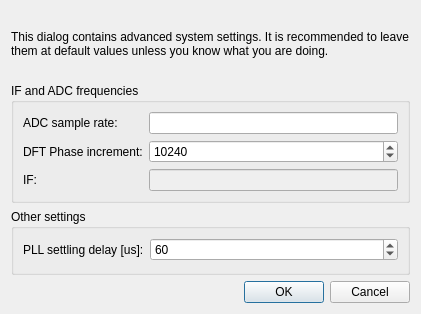
<?xml version="1.0" encoding="UTF-8"?>
<ui version="4.0">
 <class>DeviceConfigurationDialogVD0</class>
 <widget class="QDialog" name="DeviceConfigurationDialogVD0">
  <property name="geometry">
   <rect>
    <x>0</x>
    <y>0</y>
    <width>421</width>
    <height>314</height>
   </rect>
  </property>
  <property name="windowTitle">
   <string>Device Configuration</string>
  </property>
  <layout class="QVBoxLayout" name="verticalLayout">
   <item>
    <widget class="QLabel" name="label_2">
     <property name="text">
      <string>This dialog contains advanced system settings. It is recommended to leave them at default values unless you know what you are doing.</string>
     </property>
     <property name="wordWrap">
      <bool>true</bool>
     </property>
    </widget>
   </item>
   <item>
    <widget class="QGroupBox" name="groupBox_15">
     <property name="title">
      <string>IF and ADC frequencies</string>
     </property>
     <layout class="QVBoxLayout" name="verticalLayout_5">
      <item>
       <layout class="QFormLayout" name="formLayout">
        <item row="0" column="0">
         <widget class="QLabel" name="label_31">
          <property name="text">
           <string>ADC sample rate:</string>
          </property>
         </widget>
        </item>
        <item row="0" column="1">
         <widget class="SIUnitEdit" name="ADCRate">
          <property name="enabled">
           <bool>true</bool>
          </property>
         </widget>
        </item>
        <item row="1" column="0">
         <widget class="QLabel" name="label_32">
          <property name="text">
           <string>DFT Phase increment:</string>
          </property>
         </widget>
        </item>
        <item row="1" column="1">
         <widget class="QSpinBox" name="ADCphaseInc">
          <property name="toolTip">
           <string>&lt;html&gt;&lt;head/&gt;&lt;body&gt;&lt;p&gt;Phase increment per ADC sample. Together with the ADC sample rate this determines the frequency of the second IF&lt;/p&gt;&lt;/body&gt;&lt;/html&gt;</string>
          </property>
          <property name="minimum">
           <number>1</number>
          </property>
          <property name="maximum">
           <number>65535</number>
          </property>
          <property name="value">
           <number>10240</number>
          </property>
         </widget>
        </item>
        <item row="2" column="0">
         <widget class="QLabel" name="label_33">
          <property name="text">
           <string>IF:</string>
          </property>
         </widget>
        </item>
        <item row="2" column="1">
         <widget class="SIUnitEdit" name="IF">
          <property name="enabled">
           <bool>false</bool>
          </property>
         </widget>
        </item>
       </layout>
      </item>
     </layout>
    </widget>
   </item>
   <item>
    <widget class="QGroupBox" name="groupBox">
     <property name="title">
      <string>Other settings</string>
     </property>
     <layout class="QFormLayout" name="formLayout_2">
      <item row="0" column="0">
       <widget class="QLabel" name="label">
        <property name="text">
         <string>PLL settling delay [us]:</string>
        </property>
       </widget>
      </item>
      <item row="0" column="1">
       <widget class="QSpinBox" name="PLLSettlingDelay">
        <property name="minimum">
         <number>10</number>
        </property>
        <property name="maximum">
         <number>255</number>
        </property>
        <property name="value">
         <number>60</number>
        </property>
       </widget>
      </item>
     </layout>
    </widget>
   </item>
   <item>
    <widget class="QDialogButtonBox" name="buttonBox">
     <property name="standardButtons">
      <set>QDialogButtonBox::StandardButton::Cancel|QDialogButtonBox::StandardButton::Ok</set>
     </property>
    </widget>
   </item>
  </layout>
 </widget>
 <customwidgets>
  <customwidget>
   <class>SIUnitEdit</class>
   <extends>QLineEdit</extends>
   <header>CustomWidgets/siunitedit.h</header>
  </customwidget>
 </customwidgets>
 <resources/>
 <connections/>
</ui>
